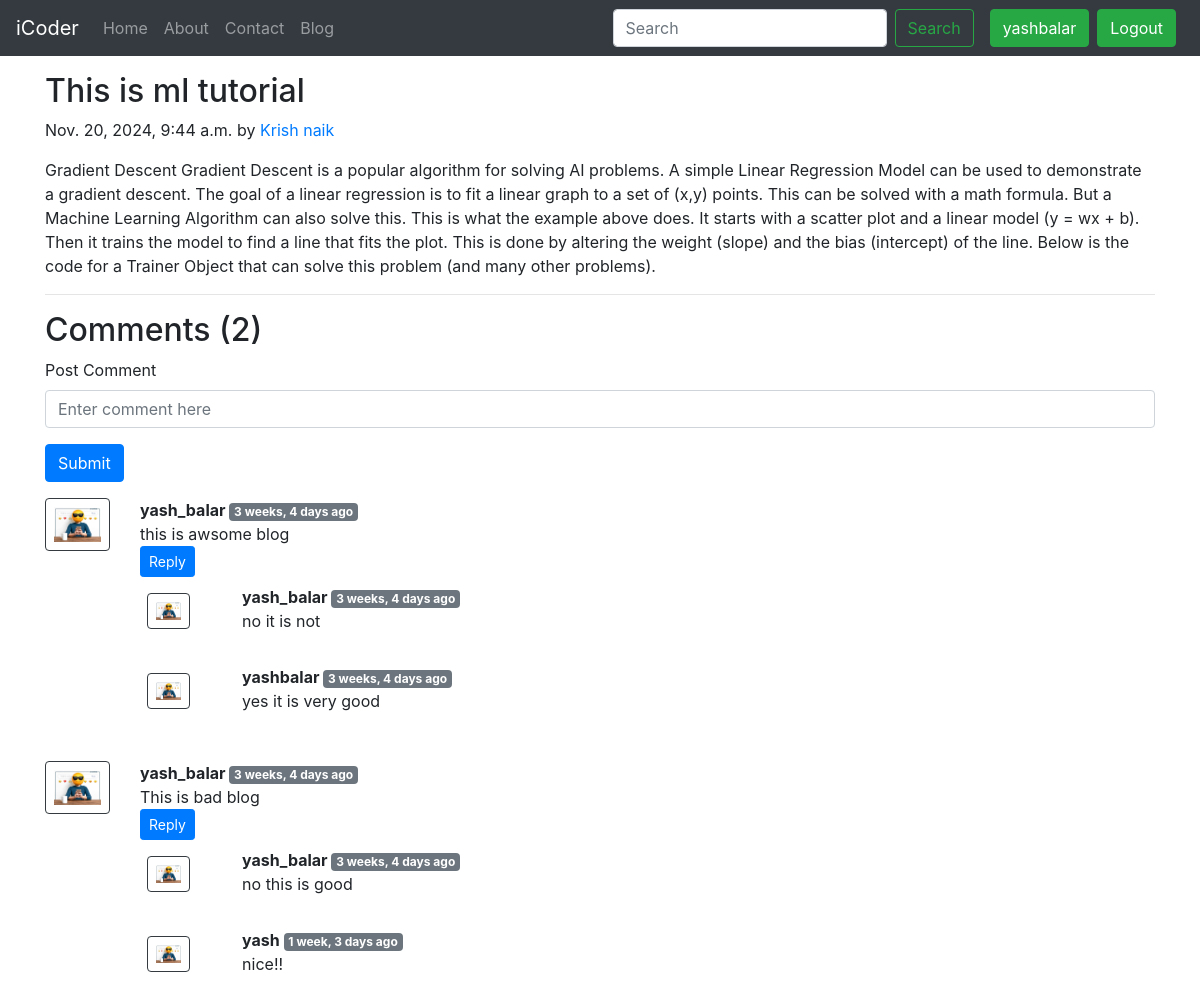
The app's page /blog/slug for it is ml (signed in) with its own data.
### blog/models.py (models this page shows, shortened)
class Post(models.Model):
    sno=models.AutoField(primary_key=True)
    title=models.CharField(max_length=255)
    author=models.CharField(max_length=14)
    slug=models.CharField(max_length=130)
    timeStamp=models.DateTimeField(blank=True)
    content=models.TextField()

class BlogComment(models.Model):
    sno= models.AutoField(primary_key=True)
    comment=models.TextField()
    user=models.ForeignKey(User, on_delete=models.CASCADE)
    post=models.ForeignKey(Post, on_delete=models.CASCADE)
    parent=models.ForeignKey('self',on_delete=models.CASCADE, null=True )
    timestamp= models.DateTimeField(default=now)
    def __str__(self):
        return self.comment[0:13] + "..." + "by" + " " + self.user.username

### blog/views.py (the view)
# urls.py: path('<str:slug>', views.blogPost, name="blogPost"),
def blogPost(request, slug):
    post=Post.objects.filter(slug=slug).first()
    comments= BlogComment.objects.filter(post=post, parent=None)
    replies= BlogComment.objects.filter(post=post).exclude(parent=None)
    replyDict={}
    for reply in replies:
        print(reply)
        if reply.parent.sno not in replyDict.keys():
            replyDict[reply.parent.sno]=[reply]
        else:
            replyDict[reply.parent.sno].append(reply)
    context={'post':post, 'comments': comments, 'user': request.user, 'replyDict': replyDict}
    return render(request, "blog/blogPost.html", context)

### blog/templatetags/extras.py (called while the page is built)
@register.filter(name='get_val')
def get_val(dict, key):
    return dict.get(key)

### templates/blog/blogPost.html (shortened to what this page needs)
{% extends 'base.html' %}
{% block body %}
{% load humanize %}
{% load extras %}
<div class="container my-3">
    <h2 class="blog-post-title">{{post.title}}</h2>
    <p class="blog-post-meta">{{post.timeStamp}} by <a href="/about">{{post.author}}</a></p>
    <p>{{post.content|safe}}</p>
    <hr>
</div>
<div class="container">
    <h2> Comments ({{comments.count}}) </h2>
    <div class="my-2">
        {% if user.is_authenticated %}
        <form action="/blog/postComment" method="post">
            <div class="form-group">
                <label for="exampleInputEmail1">Post Comment </label>
                <input type="text" class="form-control" name="comment" placeholder="Enter comment here">
            </div>
            <button type="submit" class="btn btn-primary">Submit</button>
        </form>
        {% else %}
        Please login to post a comment
        {% endif %}
    </div>
    {% for comment in comments %}
    <div class="row my-3">
        <div class="col-md-1  ">
            <img class="rounded mx-auto d-block w-100 border border-dark p-2" src="/static/comment_piv.jpg" alt="user">
        </div>
        <div class="col-md-11 ">
            <b> {{comment.user.username}} </b> <span class="badge badge-secondary ">{{comment.timestamp| naturaltime}}</span>
            <div>{{comment.comment}}</div>
            <div class="reply mx-0">
                {% if user.is_authenticated %}
                <button class="btn btn-sm btn-primary" type="button" data-toggle="collapse" data-target="#replyBox{{comment.sno}}" aria-expanded="false" aria-controls="replyBox{{comment.sno}}">
                    Reply
                </button>
                {% else %}
                <button class="btn btn-sm btn-primary" type="button" data-toggle="collapse" data-target="#replyBox{{comment.sno}}" aria-expanded="false" aria-controls="replyBox{{comment.sno}}">
                    Login to reply
                </button>
                {% endif %}
                <div class="replies my-2 ">
                    {% for reply in replyDict|get_val:comment.sno %}
                    <div class="row my-2">
                        <div class="col-md-1 ">
                            <img class="rounded mx-auto d-block w-75 my-2 border border-dark p-2" src="/static/comment_piv.jpg" alt="user">
                        </div>
                        <div class="col-md-11">
                            <div class="col-md-11 ">
                                <b> {{reply.user.username}} </b> <span class="badge badge-secondary ">{{reply.timestamp|naturaltime}}</span>
                                <div>{{reply.comment}}</div>
                            </div>
                            <br>
                        </div>
                    </div>
                    {% endfor %}
                </div>
            </div>
        </div>
    </div>
    {% endfor %}
</div>
{% endblock %}

### templates/base.html (shortened to what this page needs)
<!doctype html>
<html lang="en">
  <head>
    <link rel="stylesheet" href="https://stackpath.bootstrapcdn.com/bootstrap/4.5.2/css/bootstrap.min.css">
  </head>
  <body>
    <nav class="navbar navbar-expand-lg navbar-dark bg-dark">
        <a class="navbar-brand" href="/">iCoder</a>
        <div class="collapse navbar-collapse" id="navbarSupportedContent">
          <ul class="navbar-nav mr-auto">
            <li class="nav-item {% block homeactive %}  {% endblock homeactive %}">
              <a class="nav-link" href="/">Home <span class="sr-only">(current)</span></a>
            </li>
            <li class="nav-item {% block aboutactive %}  {% endblock aboutactive %}" >
              <a class="nav-link" href="/about">About</a>
            </li>
            <li class="nav-item {% block contactactive %}  {% endblock contactactive %} ">
              <a class="nav-link" href="/contact">Contact</a>
            </li>
            <li class="nav-item {% block blogactive %}  {% endblock blogactive %} ">
              <a class="nav-link" href="/blog">Blog</a>
            </li>
          </ul>
          <form method="get" action="/search"class="form-inline my-2 my-lg-0 mx-3">
            <input class="form-control mr-sm-2" type="search" placeholder="Search" aria-label="Search" name="query" id="query">
            <button class="btn btn-outline-success my-2 my-sm-0 " type="submit">Search</button>
          </form>
  {% if user.is_authenticated %}
     <button type="button" class="btn btn-success mr-2">
         {{ user.username }}
     </button>
     <a href="{% url 'handleLogout' %}" class="btn btn-success mr-2">
         Logout
     </a>
  {% endif %}
        </div>
      </nav>
      {% block body %}  {% endblock body %}
  </body>
</html>

### records on screen
Post: title "This is ml tutorial", timeStamp "Nov. 20, 2024, 9:44 a.m.", author "Krish naik", content "Gradient Descent Gradient Descent is a popular algorithm for solving AI problems. A simple Linear Regression Model can be used to demonstrate a gradient descent. The goal of a linear regression is to fit a linear graph to a set of (x,y) points. This can be solved with a math formula. But a Machine Learning Algorithm can also solve this. This is what the example above does. It starts with a scatter plot and a linear model (y = wx + b). Then it trains the model to find a line that fits the plot. This is done by altering the weight (slope) and the bias (intercept) of the line. Below is the code for a Trainer Object that can solve this problem (and many other problems)."
BlogComment: user.username "yash_balar", timestamp "3 weeks, 4 days ago", comment "this is awsome blog"
BlogComment: user.username "yash_balar", timestamp "3 weeks, 4 days ago", comment "no it is not"
BlogComment: user.username "yashbalar", timestamp "3 weeks, 4 days ago", comment "yes it is very good"
BlogComment: user.username "yash_balar", timestamp "3 weeks, 4 days ago", comment "This is bad blog"
BlogComment: user.username "yash_balar", timestamp "3 weeks, 4 days ago", comment "no this is good"
BlogComment: user.username "yash", timestamp "1 week, 3 days ago", comment "nice!!"

### other values on screen
{{ user.username }} "yashbalar"
{{ comments.count }} "2"
